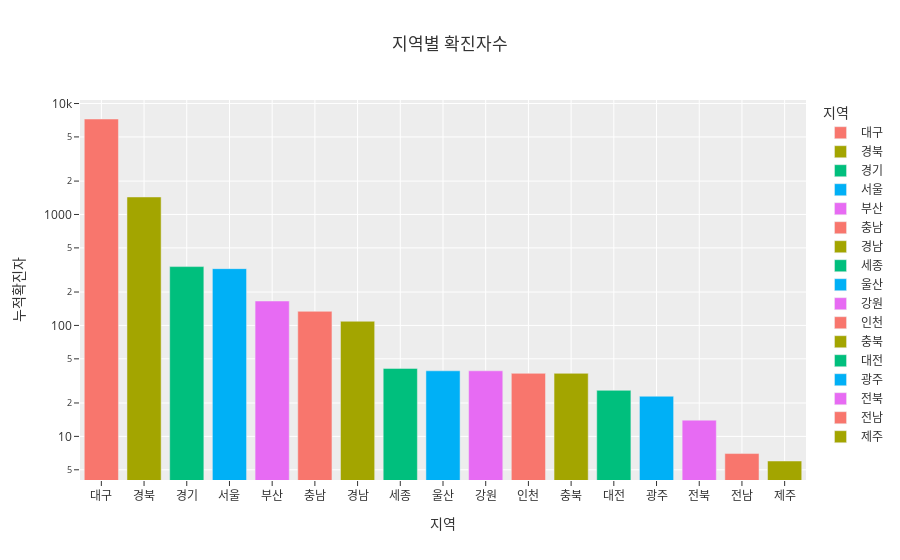
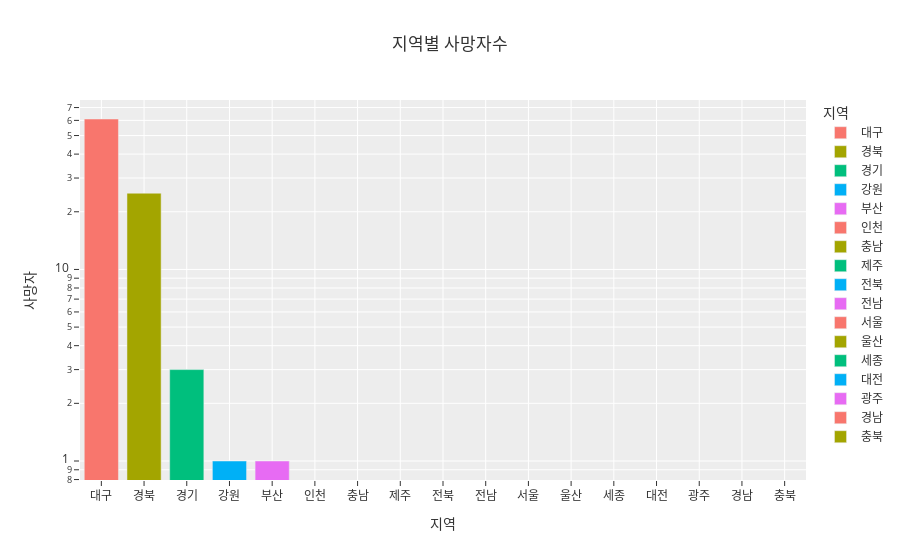

Write notebook code for charts like these, in order.
### Markdown cell above
### 지역별 확진자, 사망자 시각화

### Code cell
fig = px.bar(korea[['지역','누적확진자']].
            sort_values('누적확진자', ascending=False),
            y='누적확진자', x='지역', color='지역',
            log_y=True, template='ggplot2',
            title='지역별 확진자수')
fig.show()

fig = px.bar(korea[['지역','사망자']].
            sort_values('사망자', ascending=False),
            y='사망자',x='지역', color='지역',
            log_y=True, template='ggplot2',
            title='지역별 사망자수')
fig.show()

### Figure 1 — Plotly figure (JSON) as saved in the notebook; plotly's stock layout.template omitted (floating-point values rounded to 4 significant figures)
{"data": [{"alignmentgroup": "True", "hoverlabel": {"namelength": 0}, "hovertemplate": "지역=%{x}<br>누적확진자=%{y}", "legendgroup": "대구", "marker": {"color": "#F8766D"}, "name": "대구", "offsetgroup": "대구", "orientation": "v", "showlegend": true, "textposition": "auto", "type": "bar", "x": ["대구"], "xaxis": "x", "y": [7253], "yaxis": "y"}, {"alignmentgroup": "True", "hoverlabel": {"namelength": 0}, "hovertemplate": "지역=%{x}<br>누적확진자=%{y}", "legendgroup": "경북", "marker": {"color": "#A3A500"}, "name": "경북", "offsetgroup": "경북", "orientation": "v", "showlegend": true, "textposition": "auto", "type": "bar", "x": ["경북"], "xaxis": "x", "y": [1438], "yaxis": "y"}, {"alignmentgroup": "True", "hoverlabel": {"namelength": 0}, "hovertemplate": "지역=%{x}<br>누적확진자=%{y}", "legendgroup": "경기", "marker": {"color": "#00BF7D"}, "name": "경기", "offsetgroup": "경기", "orientation": "v", "showlegend": true, "textposition": "auto", "type": "bar", "x": ["경기"], "xaxis": "x", "y": [339], "yaxis": "y"}, {"alignmentgroup": "True", "hoverlabel": {"namelength": 0}, "hovertemplate": "지역=%{x}<br>누적확진자=%{y}", "legendgroup": "서울", "marker": {"color": "#00B0F6"}, "name": "서울", "offsetgroup": "서울", "orientation": "v", "showlegend": true, "textposition": "auto", "type": "bar", "x": ["서울"], "xaxis": "x", "y": [325], "yaxis": "y"}, {"alignmentgroup": "True", "hoverlabel": {"namelength": 0}, "hovertemplate": "지역=%{x}<br>누적확진자=%{y}", "legendgroup": "부산", "marker": {"color": "#E76BF3"}, "name": "부산", "offsetgroup": "부산", "orientation": "v", "showlegend": true, "textposition": "auto", "type": "bar", "x": ["부산"], "xaxis": "x", "y": [166], "yaxis": "y"}, {"alignmentgroup": "True", "hoverlabel": {"namelength": 0}, "hovertemplate": "지역=%{x}<br>누적확진자=%{y}", "legendgroup": "충남", "marker": {"color": "#F8766D"}, "name": "충남", "offsetgroup": "충남", "orientation": "v", "showlegend": true, "textposition": "auto", "type": "bar", "x": ["충남"], "xaxis": "x", "y": [134], "yaxis": "y"}, {"alignmentgroup": "True", "hoverlabel": {"namelength": 0}, "hovertemplate": "지역=%{x}<br>누적확진자=%{y}", "legendgroup": "경남", "marker": {"color": "#A3A500"}, "name": "경남", "offsetgroup": "경남", "orientation": "v", "showlegend": true, "textposition": "auto", "type": "bar", "x": ["경남"], "xaxis": "x", "y": [109], "yaxis": "y"}, {"alignmentgroup": "True", "hoverlabel": {"namelength": 0}, "hovertemplate": "지역=%{x}<br>누적확진자=%{y}", "legendgroup": "세종", "marker": {"color": "#00BF7D"}, "name": "세종", "offsetgroup": "세종", "orientation": "v", "showlegend": true, "textposition": "auto", "type": "bar", "x": ["세종"], "xaxis": "x", "y": [41], "yaxis": "y"}, {"alignmentgroup": "True", "hoverlabel": {"namelength": 0}, "hovertemplate": "지역=%{x}<br>누적확진자=%{y}", "legendgroup": "울산", "marker": {"color": "#00B0F6"}, "name": "울산", "offsetgroup": "울산", "orientation": "v", "showlegend": true, "textposition": "auto", "type": "bar", "x": ["울산"], "xaxis": "x", "y": [39], "yaxis": "y"}, {"alignmentgroup": "True", "hoverlabel": {"namelength": 0}, "hovertemplate": "지역=%{x}<br>누적확진자=%{y}", "legendgroup": "강원", "marker": {"color": "#E76BF3"}, "name": "강원", "offsetgroup": "강원", "orientation": "v", "showlegend": true, "textposition": "auto", "type": "bar", "x": ["강원"], "xaxis": "x", "y": [39], "yaxis": "y"}, {"alignmentgroup": "True", "hoverlabel": {"namelength": 0}, "hovertemplate": "지역=%{x}<br>누적확진자=%{y}", "legendgroup": "인천", "marker": {"color": "#F8766D"}, "name": "인천", "offsetgroup": "인천", "orientation": "v", "showlegend": true, "textposition": "auto", "type": "bar", "x": ["인천"], "xaxis": "x", "y": [37], "yaxis": "y"}, {"alignmentgroup": "True", "hoverlabel": {"namelength": 0}, "hovertemplate": "지역=%{x}<br>누적확진자=%{y}", "legendgroup": "충북", "marker": {"color": "#A3A500"}, "name": "충북", "offsetgroup": "충북", "orientation": "v", "showlegend": true, "textposition": "auto", "type": "bar", "x": ["충북"], "xaxis": "x", "y": [37], "yaxis": "y"}, {"alignmentgroup": "True", "hoverlabel": {"namelength": 0}, "hovertemplate": "지역=%{x}<br>누적확진자=%{y}", "legendgroup": "대전", "marker": {"color": "#00BF7D"}, "name": "대전", "offsetgroup": "대전", "orientation": "v", "showlegend": true, "textposition": "auto", "type": "bar", "x": ["대전"], "xaxis": "x", "y": [26], "yaxis": "y"}, {"alignmentgroup": "True", "hoverlabel": {"namelength": 0}, "hovertemplate": "지역=%{x}<br>누적확진자=%{y}", "legendgroup": "광주", "marker": {"color": "#00B0F6"}, "name": "광주", "offsetgroup": "광주", "orientation": "v", "showlegend": true, "textposition": "auto", "type": "bar", "x": ["광주"], "xaxis": "x", "y": [23], "yaxis": "y"}, {"alignmentgroup": "True", "hoverlabel": {"namelength": 0}, "hovertemplate": "지역=%{x}<br>누적확진자=%{y}", "legendgroup": "전북", "marker": {"color": "#E76BF3"}, "name": "전북", "offsetgroup": "전북", "orientation": "v", "showlegend": true, "textposition": "auto", "type": "bar", "x": ["전북"], "xaxis": "x", "y": [14], "yaxis": "y"}, {"alignmentgroup": "True", "hoverlabel": {"namelength": 0}, "hovertemplate": "지역=%{x}<br>누적확진자=%{y}", "legendgroup": "전남", "marker": {"color": "#F8766D"}, "name": "전남", "offsetgroup": "전남", "orientation": "v", "showlegend": true, "textposition": "auto", "type": "bar", "x": ["전남"], "xaxis": "x", "y": [7], "yaxis": "y"}, {"alignmentgroup": "True", "hoverlabel": {"namelength": 0}, "hovertemplate": "지역=%{x}<br>누적확진자=%{y}", "legendgroup": "제주", "marker": {"color": "#A3A500"}, "name": "제주", "offsetgroup": "제주", "orientation": "v", "showlegend": true, "textposition": "auto", "type": "bar", "x": ["제주"], "xaxis": "x", "y": [6], "yaxis": "y"}], "layout": {"barmode": "relative", "legend": {"title": {"text": "지역"}, "tracegroupgap": 0}, "title": {"text": "지역별 확진자수"}, "xaxis": {"anchor": "y", "categoryarray": ["대구", "경북", "경기", "서울", "부산", "충남", "경남", "세종", "울산", "강원", "인천", "충북", "대전", "광주", "전북", "전남", "제주"], "categoryorder": "array", "domain": [0, 1], "title": {"text": "지역"}}, "yaxis": {"anchor": "x", "domain": [0, 1], "title": {"text": "누적확진자"}, "type": "log"}}}

### Figure 2 — Plotly figure (JSON) as saved in the notebook; plotly's stock layout.template omitted (floating-point values rounded to 4 significant figures)
{"data": [{"alignmentgroup": "True", "hoverlabel": {"namelength": 0}, "hovertemplate": "지역=%{x}<br>사망자=%{y}", "legendgroup": "대구", "marker": {"color": "#F8766D"}, "name": "대구", "offsetgroup": "대구", "orientation": "v", "showlegend": true, "textposition": "auto", "type": "bar", "x": ["대구"], "xaxis": "x", "y": [61], "yaxis": "y"}, {"alignmentgroup": "True", "hoverlabel": {"namelength": 0}, "hovertemplate": "지역=%{x}<br>사망자=%{y}", "legendgroup": "경북", "marker": {"color": "#A3A500"}, "name": "경북", "offsetgroup": "경북", "orientation": "v", "showlegend": true, "textposition": "auto", "type": "bar", "x": ["경북"], "xaxis": "x", "y": [25], "yaxis": "y"}, {"alignmentgroup": "True", "hoverlabel": {"namelength": 0}, "hovertemplate": "지역=%{x}<br>사망자=%{y}", "legendgroup": "경기", "marker": {"color": "#00BF7D"}, "name": "경기", "offsetgroup": "경기", "orientation": "v", "showlegend": true, "textposition": "auto", "type": "bar", "x": ["경기"], "xaxis": "x", "y": [3], "yaxis": "y"}, {"alignmentgroup": "True", "hoverlabel": {"namelength": 0}, "hovertemplate": "지역=%{x}<br>사망자=%{y}", "legendgroup": "강원", "marker": {"color": "#00B0F6"}, "name": "강원", "offsetgroup": "강원", "orientation": "v", "showlegend": true, "textposition": "auto", "type": "bar", "x": ["강원"], "xaxis": "x", "y": [1], "yaxis": "y"}, {"alignmentgroup": "True", "hoverlabel": {"namelength": 0}, "hovertemplate": "지역=%{x}<br>사망자=%{y}", "legendgroup": "부산", "marker": {"color": "#E76BF3"}, "name": "부산", "offsetgroup": "부산", "orientation": "v", "showlegend": true, "textposition": "auto", "type": "bar", "x": ["부산"], "xaxis": "x", "y": [1], "yaxis": "y"}, {"alignmentgroup": "True", "hoverlabel": {"namelength": 0}, "hovertemplate": "지역=%{x}<br>사망자=%{y}", "legendgroup": "인천", "marker": {"color": "#F8766D"}, "name": "인천", "offsetgroup": "인천", "orientation": "v", "showlegend": true, "textposition": "auto", "type": "bar", "x": ["인천"], "xaxis": "x", "y": [0], "yaxis": "y"}, {"alignmentgroup": "True", "hoverlabel": {"namelength": 0}, "hovertemplate": "지역=%{x}<br>사망자=%{y}", "legendgroup": "충남", "marker": {"color": "#A3A500"}, "name": "충남", "offsetgroup": "충남", "orientation": "v", "showlegend": true, "textposition": "auto", "type": "bar", "x": ["충남"], "xaxis": "x", "y": [0], "yaxis": "y"}, {"alignmentgroup": "True", "hoverlabel": {"namelength": 0}, "hovertemplate": "지역=%{x}<br>사망자=%{y}", "legendgroup": "제주", "marker": {"color": "#00BF7D"}, "name": "제주", "offsetgroup": "제주", "orientation": "v", "showlegend": true, "textposition": "auto", "type": "bar", "x": ["제주"], "xaxis": "x", "y": [0], "yaxis": "y"}, {"alignmentgroup": "True", "hoverlabel": {"namelength": 0}, "hovertemplate": "지역=%{x}<br>사망자=%{y}", "legendgroup": "전북", "marker": {"color": "#00B0F6"}, "name": "전북", "offsetgroup": "전북", "orientation": "v", "showlegend": true, "textposition": "auto", "type": "bar", "x": ["전북"], "xaxis": "x", "y": [0], "yaxis": "y"}, {"alignmentgroup": "True", "hoverlabel": {"namelength": 0}, "hovertemplate": "지역=%{x}<br>사망자=%{y}", "legendgroup": "전남", "marker": {"color": "#E76BF3"}, "name": "전남", "offsetgroup": "전남", "orientation": "v", "showlegend": true, "textposition": "auto", "type": "bar", "x": ["전남"], "xaxis": "x", "y": [0], "yaxis": "y"}, {"alignmentgroup": "True", "hoverlabel": {"namelength": 0}, "hovertemplate": "지역=%{x}<br>사망자=%{y}", "legendgroup": "서울", "marker": {"color": "#F8766D"}, "name": "서울", "offsetgroup": "서울", "orientation": "v", "showlegend": true, "textposition": "auto", "type": "bar", "x": ["서울"], "xaxis": "x", "y": [0], "yaxis": "y"}, {"alignmentgroup": "True", "hoverlabel": {"namelength": 0}, "hovertemplate": "지역=%{x}<br>사망자=%{y}", "legendgroup": "울산", "marker": {"color": "#A3A500"}, "name": "울산", "offsetgroup": "울산", "orientation": "v", "showlegend": true, "textposition": "auto", "type": "bar", "x": ["울산"], "xaxis": "x", "y": [0], "yaxis": "y"}, {"alignmentgroup": "True", "hoverlabel": {"namelength": 0}, "hovertemplate": "지역=%{x}<br>사망자=%{y}", "legendgroup": "세종", "marker": {"color": "#00BF7D"}, "name": "세종", "offsetgroup": "세종", "orientation": "v", "showlegend": true, "textposition": "auto", "type": "bar", "x": ["세종"], "xaxis": "x", "y": [0], "yaxis": "y"}, {"alignmentgroup": "True", "hoverlabel": {"namelength": 0}, "hovertemplate": "지역=%{x}<br>사망자=%{y}", "legendgroup": "대전", "marker": {"color": "#00B0F6"}, "name": "대전", "offsetgroup": "대전", "orientation": "v", "showlegend": true, "textposition": "auto", "type": "bar", "x": ["대전"], "xaxis": "x", "y": [0], "yaxis": "y"}, {"alignmentgroup": "True", "hoverlabel": {"namelength": 0}, "hovertemplate": "지역=%{x}<br>사망자=%{y}", "legendgroup": "광주", "marker": {"color": "#E76BF3"}, "name": "광주", "offsetgroup": "광주", "orientation": "v", "showlegend": true, "textposition": "auto", "type": "bar", "x": ["광주"], "xaxis": "x", "y": [0], "yaxis": "y"}, {"alignmentgroup": "True", "hoverlabel": {"namelength": 0}, "hovertemplate": "지역=%{x}<br>사망자=%{y}", "legendgroup": "경남", "marker": {"color": "#F8766D"}, "name": "경남", "offsetgroup": "경남", "orientation": "v", "showlegend": true, "textposition": "auto", "type": "bar", "x": ["경남"], "xaxis": "x", "y": [0], "yaxis": "y"}, {"alignmentgroup": "True", "hoverlabel": {"namelength": 0}, "hovertemplate": "지역=%{x}<br>사망자=%{y}", "legendgroup": "충북", "marker": {"color": "#A3A500"}, "name": "충북", "offsetgroup": "충북", "orientation": "v", "showlegend": true, "textposition": "auto", "type": "bar", "x": ["충북"], "xaxis": "x", "y": [0], "yaxis": "y"}], "layout": {"barmode": "relative", "legend": {"title": {"text": "지역"}, "tracegroupgap": 0}, "title": {"text": "지역별 사망자수"}, "xaxis": {"anchor": "y", "categoryarray": ["대구", "경북", "경기", "강원", "부산", "인천", "충남", "제주", "전북", "전남", "서울", "울산", "세종", "대전", "광주", "경남", "충북"], "categoryorder": "array", "domain": [0, 1], "title": {"text": "지역"}}, "yaxis": {"anchor": "x", "domain": [0, 1], "title": {"text": "사망자"}, "type": "log"}}}
